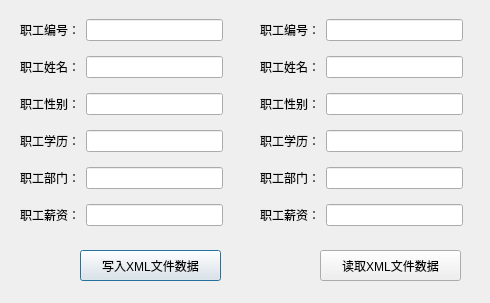
<?xml version="1.0" encoding="UTF-8"?>
<ui version="4.0">
 <class>ReadWriteXml</class>
 <widget class="QDialog" name="ReadWriteXml">
  <property name="geometry">
   <rect>
    <x>0</x>
    <y>0</y>
    <width>490</width>
    <height>303</height>
   </rect>
  </property>
  <property name="windowTitle">
   <string>读取XML文件数据信息--测试程序</string>
  </property>
  <widget class="QPushButton" name="pushButton_WriteXml">
   <property name="geometry">
    <rect>
     <x>80</x>
     <y>250</y>
     <width>141</width>
     <height>31</height>
    </rect>
   </property>
   <property name="text">
    <string>写入XML文件数据</string>
   </property>
  </widget>
  <widget class="QWidget" name="layoutWidget_6">
   <property name="geometry">
    <rect>
     <x>260</x>
     <y>10</y>
     <width>203</width>
     <height>231</height>
    </rect>
   </property>
   <layout class="QVBoxLayout" name="verticalLayout_2">
    <item>
     <layout class="QHBoxLayout" name="horizontalLayout_7">
      <item>
       <widget class="QLabel" name="label_7">
        <property name="text">
         <string>职工编号：</string>
        </property>
       </widget>
      </item>
      <item>
       <widget class="QLineEdit" name="lineEdit_No_R"/>
      </item>
     </layout>
    </item>
    <item>
     <layout class="QHBoxLayout" name="horizontalLayout_8">
      <item>
       <widget class="QLabel" name="label_8">
        <property name="text">
         <string>职工姓名：</string>
        </property>
       </widget>
      </item>
      <item>
       <widget class="QLineEdit" name="lineEdit_Name_R"/>
      </item>
     </layout>
    </item>
    <item>
     <layout class="QHBoxLayout" name="horizontalLayout_9">
      <item>
       <widget class="QLabel" name="label_9">
        <property name="text">
         <string>职工性别：</string>
        </property>
       </widget>
      </item>
      <item>
       <widget class="QLineEdit" name="lineEdit_Sex_R"/>
      </item>
     </layout>
    </item>
    <item>
     <layout class="QHBoxLayout" name="horizontalLayout_10">
      <item>
       <widget class="QLabel" name="label_10">
        <property name="text">
         <string>职工学历：</string>
        </property>
       </widget>
      </item>
      <item>
       <widget class="QLineEdit" name="lineEdit_Education_R"/>
      </item>
     </layout>
    </item>
    <item>
     <layout class="QHBoxLayout" name="horizontalLayout_11">
      <item>
       <widget class="QLabel" name="label_11">
        <property name="text">
         <string>职工部门：</string>
        </property>
       </widget>
      </item>
      <item>
       <widget class="QLineEdit" name="lineEdit_Department_R"/>
      </item>
     </layout>
    </item>
    <item>
     <layout class="QHBoxLayout" name="horizontalLayout_12">
      <item>
       <widget class="QLabel" name="label_12">
        <property name="text">
         <string>职工薪资：</string>
        </property>
       </widget>
      </item>
      <item>
       <widget class="QLineEdit" name="lineEdit_Salary_R"/>
      </item>
     </layout>
    </item>
   </layout>
  </widget>
  <widget class="QPushButton" name="pushButton_ReadXml">
   <property name="geometry">
    <rect>
     <x>320</x>
     <y>250</y>
     <width>141</width>
     <height>31</height>
    </rect>
   </property>
   <property name="text">
    <string>读取XML文件数据</string>
   </property>
  </widget>
  <widget class="QWidget" name="">
   <property name="geometry">
    <rect>
     <x>20</x>
     <y>10</y>
     <width>203</width>
     <height>231</height>
    </rect>
   </property>
   <layout class="QVBoxLayout" name="verticalLayout">
    <item>
     <layout class="QHBoxLayout" name="horizontalLayout">
      <item>
       <widget class="QLabel" name="label">
        <property name="text">
         <string>职工编号：</string>
        </property>
       </widget>
      </item>
      <item>
       <widget class="QLineEdit" name="lineEdit_No"/>
      </item>
     </layout>
    </item>
    <item>
     <layout class="QHBoxLayout" name="horizontalLayout_2">
      <item>
       <widget class="QLabel" name="label_2">
        <property name="text">
         <string>职工姓名：</string>
        </property>
       </widget>
      </item>
      <item>
       <widget class="QLineEdit" name="lineEdit_Name"/>
      </item>
     </layout>
    </item>
    <item>
     <layout class="QHBoxLayout" name="horizontalLayout_3">
      <item>
       <widget class="QLabel" name="label_3">
        <property name="text">
         <string>职工性别：</string>
        </property>
       </widget>
      </item>
      <item>
       <widget class="QLineEdit" name="lineEdit_Sex"/>
      </item>
     </layout>
    </item>
    <item>
     <layout class="QHBoxLayout" name="horizontalLayout_4">
      <item>
       <widget class="QLabel" name="label_4">
        <property name="text">
         <string>职工学历：</string>
        </property>
       </widget>
      </item>
      <item>
       <widget class="QLineEdit" name="lineEdit_Education"/>
      </item>
     </layout>
    </item>
    <item>
     <layout class="QHBoxLayout" name="horizontalLayout_5">
      <item>
       <widget class="QLabel" name="label_5">
        <property name="text">
         <string>职工部门：</string>
        </property>
       </widget>
      </item>
      <item>
       <widget class="QLineEdit" name="lineEdit_Department"/>
      </item>
     </layout>
    </item>
    <item>
     <layout class="QHBoxLayout" name="horizontalLayout_6">
      <item>
       <widget class="QLabel" name="label_6">
        <property name="text">
         <string>职工薪资：</string>
        </property>
       </widget>
      </item>
      <item>
       <widget class="QLineEdit" name="lineEdit_Salary"/>
      </item>
     </layout>
    </item>
   </layout>
  </widget>
 </widget>
 <resources/>
 <connections/>
</ui>
